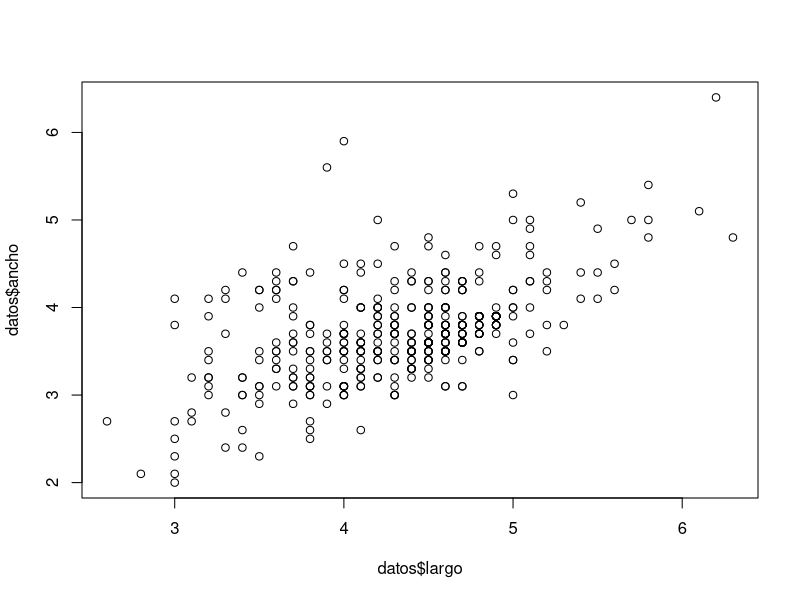
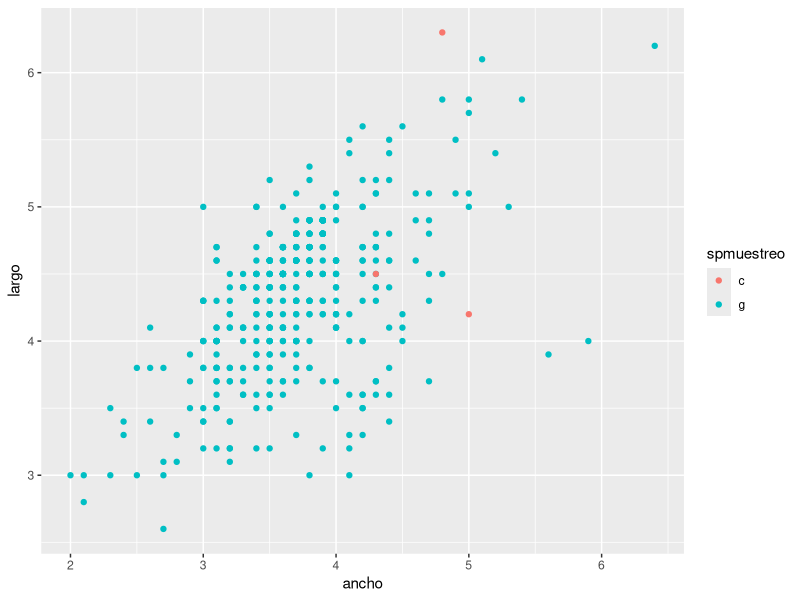

Source code (R) for these figures, in order:
library(tidyverse)
library(skimr)
guess_encoding("huellas sp.csv", n_max = 1000)

huellas <- read_csv("huellas sp.csv")

datos <- huellas %>% 
  mutate(mes= factor(mes,unique(mes))) %>% 
  mutate(spmuestreo=factor(spmuestreo, levels = c("c","g")))

datos

plot(datos$largo, datos$ancho)

ggplot(datos,aes(x= ancho, y = largo , colour = spmuestreo))+
  geom_point()

levels(huellas$mes)
